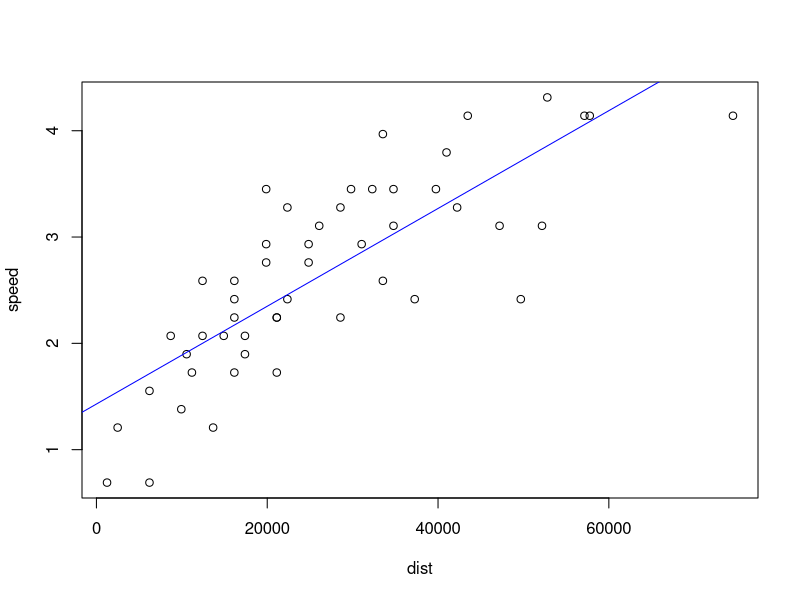
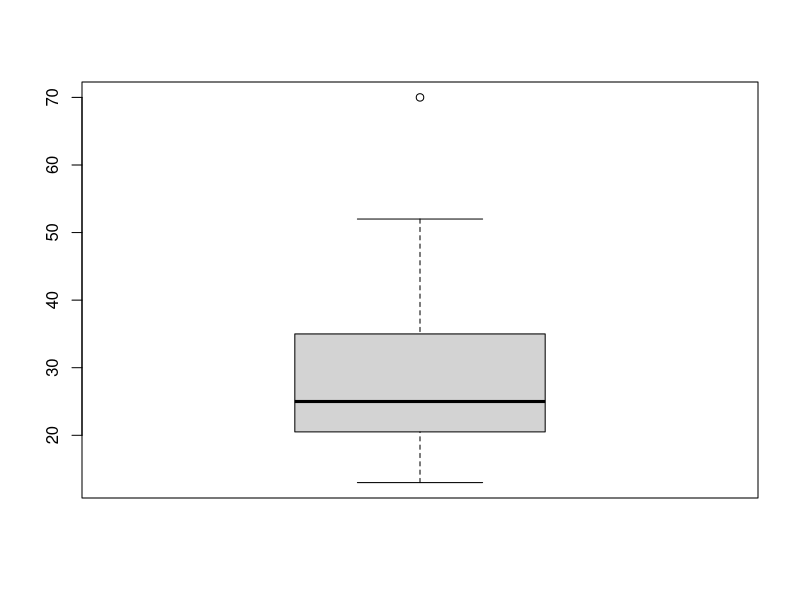
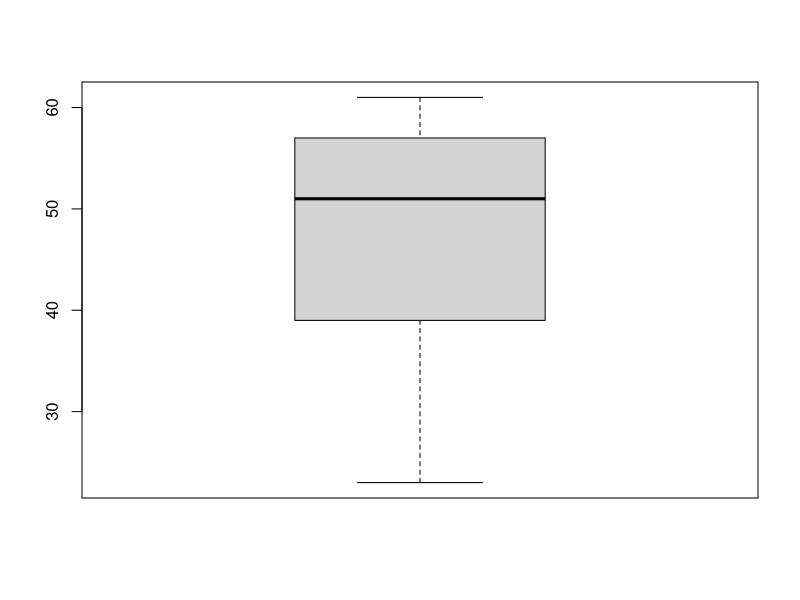
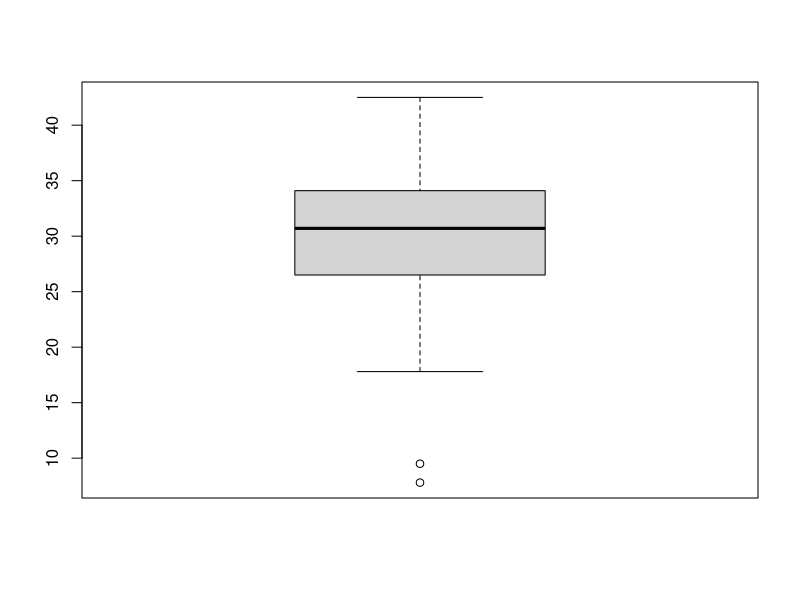
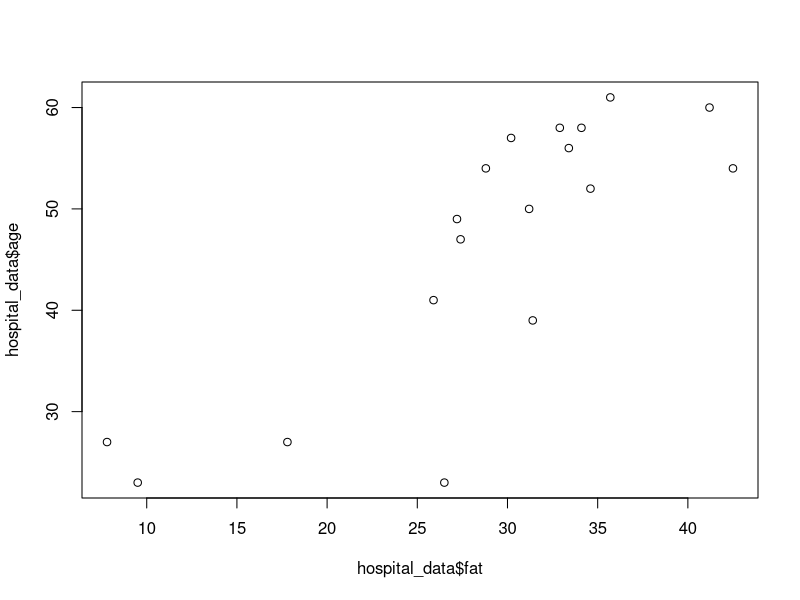

The R source for these figures, in order:
# Exercise 1.1

colors <- c("RED", "GREEN", "BLUE", "WHITE")
colors <- factor(colors)
is.factor(colors)
pattern <- sample(colors, 500, replace = TRUE, prob = c(0.25, 0.25, 0.25, 0.25))
pattern1 <- data.frame(pattern)
pattern2 <- as.matrix(pattern)
colors1 <- as.list(colors)
expand.grid(colors,colors1)

# Exercise 1.2

data(cars)
cars2 <- cars
cars2$speed <- cars$speed / 1.61 * 1000 / 3600
cars2$dist <- cars2$dist / 1.61 * 1000
plot(speed ~ dist, cars2)
linmod <- lm(speed ~ dist, cars2)
abline(linmod$coefficients, col = "blue")
cars$speed2 <- cars2$speed

# Exercise 1.3

age <- c( 13, 15, 16, 16, 19, 20, 20, 21, 22, 22, 25, 25, 25, 25, 30, 33, 33, 35, 35, 35, 35, 36, 40, 45, 46, 52, 70)
min(age)
mode(age)
mean(age)
#midrange(age)
summary(age)
fivenum(age)
boxplot(age)

# Exercise 1.4

age <- c(23, 23, 27, 27, 39, 41, 47, 49, 50, 52, 54, 54, 56, 57, 58, 58, 60, 61)
fat <- c(9.5, 26.5, 7.8, 17.8, 31.4, 25.9, 27.4, 27.2, 31.2, 34.6, 42.5, 28.8, 33.4, 30.2, 34.1, 32.9, 41.2, 35.7)
hospital_data <- data.frame(age,fat)
summary(hospital_data$age)
summary(hospital_data$fat)
boxplot(hospital_data$age)
boxplot(hospital_data$fat)
plot(hospital_data$age ~ hospital_data$fat)
cor(hospital_data$age, hospital_data$fat)
